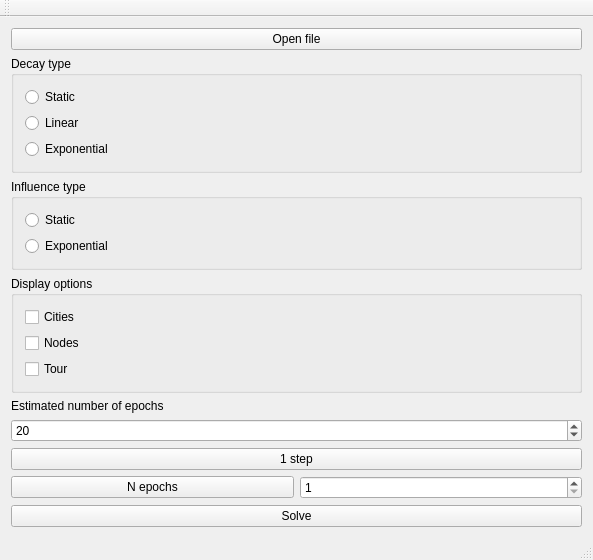
<?xml version="1.0" encoding="UTF-8"?>
<ui version="4.0">
 <class>MainWindow</class>
 <widget class="QMainWindow" name="MainWindow">
  <property name="geometry">
   <rect>
    <x>0</x>
    <y>0</y>
    <width>593</width>
    <height>495</height>
   </rect>
  </property>
  <property name="windowTitle">
   <string>MainWindow</string>
  </property>
  <widget class="QWidget" name="centralWidget">
   <layout class="QVBoxLayout" name="verticalLayout">
    <item>
     <layout class="QHBoxLayout" name="mainLayout">
      <item>
       <layout class="QVBoxLayout" name="verticalLayout_2">
        <item>
         <widget class="QPushButton" name="openFileButton">
          <property name="text">
           <string>Open file</string>
          </property>
         </widget>
        </item>
        <item>
         <widget class="QGroupBox" name="groupBox">
          <property name="title">
           <string>Decay type</string>
          </property>
          <layout class="QVBoxLayout" name="verticalLayout_3">
           <item>
            <widget class="QRadioButton" name="staticButton">
             <property name="text">
              <string>Static</string>
             </property>
            </widget>
           </item>
           <item>
            <widget class="QRadioButton" name="linearButton">
             <property name="text">
              <string>Linear</string>
             </property>
            </widget>
           </item>
           <item>
            <widget class="QRadioButton" name="exponentialButton">
             <property name="text">
              <string>Exponential</string>
             </property>
            </widget>
           </item>
          </layout>
         </widget>
        </item>
        <item>
         <widget class="QGroupBox" name="groupBox_2">
          <property name="title">
           <string>Influence type</string>
          </property>
          <layout class="QVBoxLayout" name="verticalLayout_4">
           <item>
            <widget class="QRadioButton" name="staticInfluenceButton">
             <property name="text">
              <string>Static</string>
             </property>
            </widget>
           </item>
           <item>
            <widget class="QRadioButton" name="exponentialInfluenceButton">
             <property name="text">
              <string>Exponential</string>
             </property>
            </widget>
           </item>
          </layout>
         </widget>
        </item>
        <item>
         <widget class="QGroupBox" name="groupBox_3">
          <property name="title">
           <string>Display options</string>
          </property>
          <layout class="QVBoxLayout" name="verticalLayout_5">
           <item>
            <widget class="QCheckBox" name="citiesCheckBox">
             <property name="text">
              <string>Cities</string>
             </property>
            </widget>
           </item>
           <item>
            <widget class="QCheckBox" name="nodesCheckBox">
             <property name="text">
              <string>Nodes</string>
             </property>
            </widget>
           </item>
           <item>
            <widget class="QCheckBox" name="tourCheckBox">
             <property name="text">
              <string>Tour</string>
             </property>
            </widget>
           </item>
          </layout>
         </widget>
        </item>
        <item>
         <widget class="QLabel" name="label">
          <property name="text">
           <string>Estimated number of epochs</string>
          </property>
          <property name="alignment">
           <set>Qt::AlignBottom|Qt::AlignLeading|Qt::AlignLeft</set>
          </property>
         </widget>
        </item>
        <item>
         <widget class="QSpinBox" name="numIterationsspinBox">
          <property name="minimum">
           <number>5</number>
          </property>
          <property name="maximum">
           <number>500</number>
          </property>
          <property name="singleStep">
           <number>5</number>
          </property>
          <property name="value">
           <number>20</number>
          </property>
         </widget>
        </item>
        <item>
         <widget class="QPushButton" name="oneStepButton">
          <property name="text">
           <string>1 step</string>
          </property>
         </widget>
        </item>
        <item>
         <layout class="QHBoxLayout" name="horizontalLayout">
          <item>
           <widget class="QPushButton" name="nEpochsButton">
            <property name="text">
             <string>N epochs</string>
            </property>
           </widget>
          </item>
          <item>
           <widget class="QSpinBox" name="nEpochsSpinBox">
            <property name="minimum">
             <number>1</number>
            </property>
            <property name="maximum">
             <number>100</number>
            </property>
            <property name="singleStep">
             <number>1</number>
            </property>
            <property name="value">
             <number>1</number>
            </property>
           </widget>
          </item>
         </layout>
        </item>
        <item>
         <widget class="QPushButton" name="solveButton">
          <property name="text">
           <string>Solve</string>
          </property>
         </widget>
        </item>
       </layout>
      </item>
     </layout>
    </item>
   </layout>
  </widget>
  <widget class="QMenuBar" name="menuBar">
   <property name="geometry">
    <rect>
     <x>0</x>
     <y>0</y>
     <width>593</width>
     <height>21</height>
    </rect>
   </property>
  </widget>
  <widget class="QToolBar" name="mainToolBar">
   <attribute name="toolBarArea">
    <enum>TopToolBarArea</enum>
   </attribute>
   <attribute name="toolBarBreak">
    <bool>false</bool>
   </attribute>
  </widget>
  <widget class="QStatusBar" name="statusBar"/>
 </widget>
 <layoutdefault spacing="6" margin="11"/>
 <resources/>
 <connections/>
</ui>
